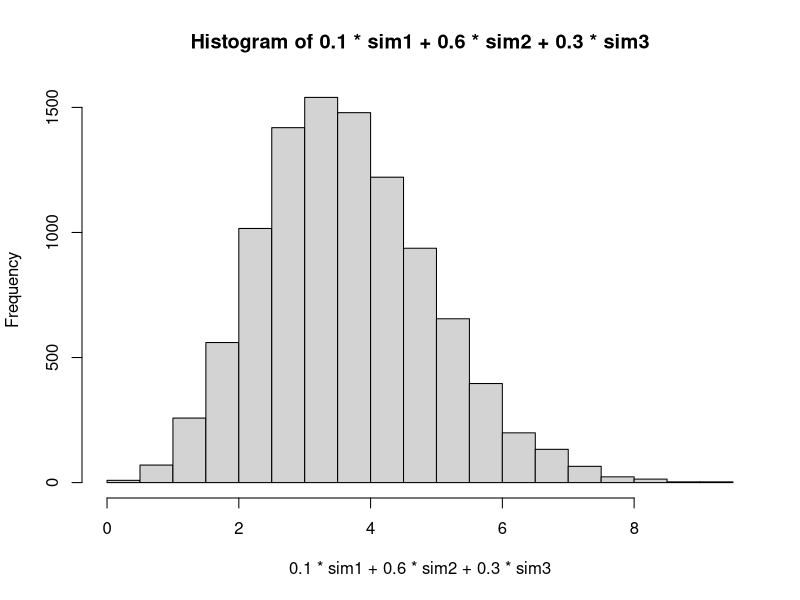

The R source for this figure:
#condition probability: P(great) = 10%, P(OK) = 60%, P(Bad) = 30%

#P_great(x) ~ poi(7) fish/day
#P_ok(x) ~ poi(4)
#P_bad(x) ~ poi(2)

# P(0 yellowfin) = 25%, P(25% yellowfin) = 50%, P(35% yellowfin) = 25%

# Question 1
#How many fish are caught of each type on average (daily)? 
avg_yellow <- 0.5*(7*0.25*0.1+4*0.25*0.6+2*0.35*0.3)+0.25*(0.1*7*0.35+0.6*4*0.35+0.3*2*0.35)
avg_blue <- 0.75*(7*0.1+4*0.6+2*0.3)+0.5*(7*0.75*0.1+4*0.6*0.75+2*0.3*0.75)+0.75*(7*0.65*0.1+4*0.6*0.65+0.65*2*0.3)
### sampling conditions
for (i in 1:10000){
  condition<- sample(c("great","OK","bad"),prob = c(0.1,0.6,0.3),replace=TRUE)}
#Create a histogram of the daily catch. 
sim1 <- rpois(10000,7)
sim2 <- rpois(10000,4)
sim3 <- rpois(10000,2)
hist(0.1*sim1+0.6*sim2+0.3*sim3)
#What is the probability that no fish are caught in a day?




## Weight - normally distributed
# E(Yellow) = 30 lb, E(Blue) = 35 lb
# sd = 18 lb, 

## proportion of edible yield for ok fish ~ Beta distribution, 
## alpha = 70, beta=30
## Great increased 10%, Bad decreased by 25%